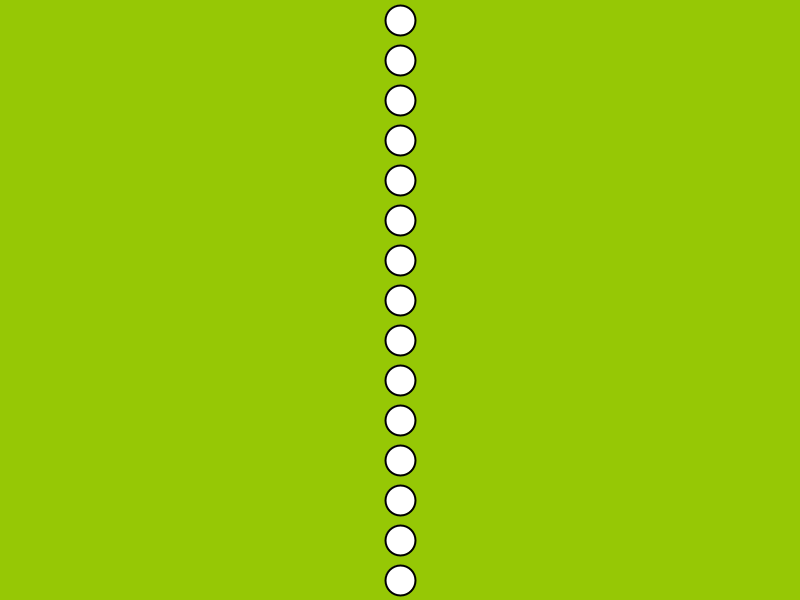
Frame 1 (no input)
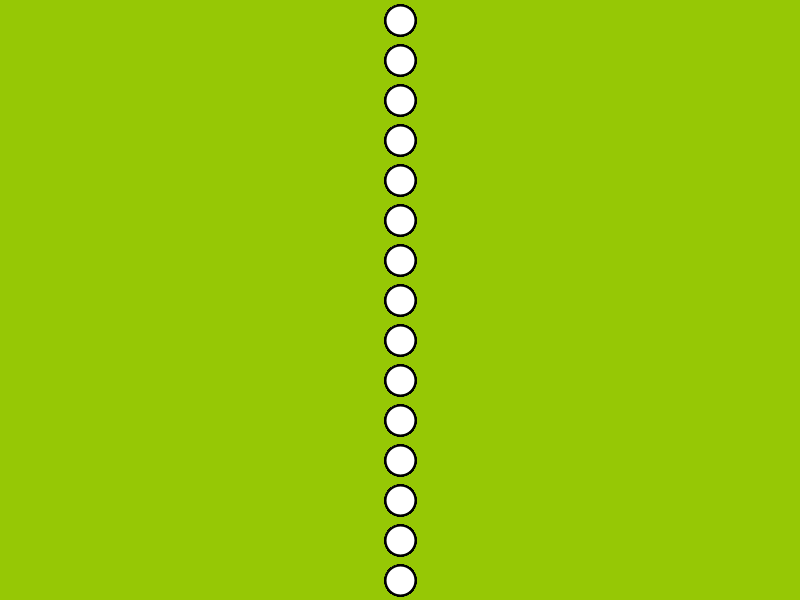
Frame 60 (the mouse pressed at the canvas centre just before this capture)
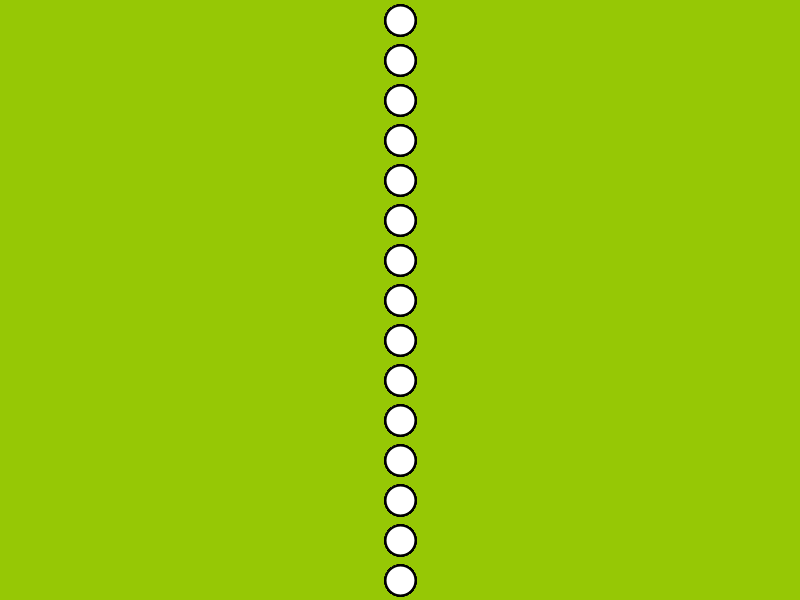
Frame 120 (the mouse held since frame 60 and released just before this capture)

The Processing sketch that drew these frames (run headless with seeded random() and noise(); from frame 60 on, the mouse is pressed at the canvas centre):

// Processing sketch: drawAColumn
// ── drawAColumn.pde

void setup() {                     //Everything in 'void setup' happens once:

  size (800, 600);                 //Sets the size of the canvas 
  background(150, 200, 5);         //Sets the color of the canvas in R,G,B
  
}                                  //End of 'void setup'.



void draw() {                      //Everything in 'void draw' loops 60 times each second, forever:
  
  for (                            //This is called a 'for loop'. It says:
    int Amanda = 20;               //Make an 'integer' variable named 'Amanda' that is '20'...
    Amanda < 600;                  //As long as 'Amanda' is less than '800'...
    Amanda += 40)                  //Keep adding '40' to 'Amanda'. (So 'Amanda' starts at 20, then is 60, then 100, 140, 180, 220...)
  {                                //Everything between these curly brackets tells the 'for loop' what to do with 'Amanda'.
    fill(255, 255, 255);           //Fills everything below with this color.
    stroke(0, 0, 0);               //Outlines everything below with this color.
    strokeWeight(2);               //Sets the thickness of the outline.
    ellipse(400, Amanda, 30, 30);  //Draws an 'ellipse' at '400' horizontal or 'x' position.
                                   //The vertical position or 'y' is 'Amanda' and keeps increasing by '40'.
                                   //So we get a row of 'Amandas' each 40 pixels from each other.
                                   //Try changing '40' to another number. Click 'Run' again.
                                   //The size of the ellipse is '30' in width, and '30' is height.
  }                                //This curly bracket is the end of 'for loop'.
    
}                                  //End of 'void draw'. Loops back to beginning of 'void draw' forever...
